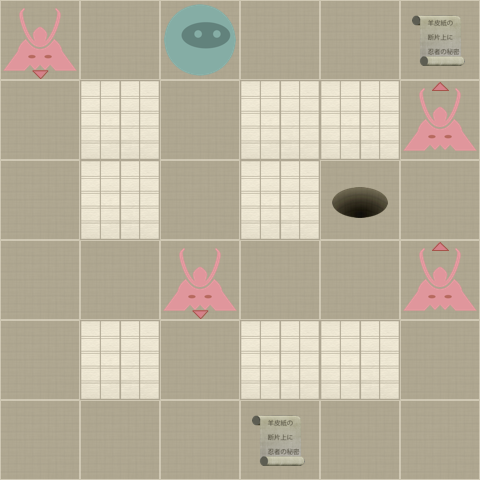

Below is a game level as drawn by its tile map, then a one-line description and the .tmx that defines it (tile-layer data replaced by summaries):
An orthogonal 6x6 tile map with 80x80 px tiles, 2 tile layers (Level, Actors).

<map version="1.0" orientation="orthogonal" width="6" height="6" tilewidth="80" tileheight="80">
 <properties>
  <property name="moves" value="10" />
 </properties>
 <tileset firstgid="1" name="tiles" tilewidth="80" tileheight="80" spacing="2" margin="2">
  <image source="tiles-hd.png" width="512" height="512" />
  <tile id="0">
   <properties>
    <property name="actor" value="exit" />
   </properties>
  </tile>
  <tile id="2">
   <properties>
    <property name="actor" value="guard" />
    <property name="direction" value="down" />
   </properties>
  </tile>
  <tile id="3">
   <properties>
    <property name="actor" value="guard" />
    <property name="direction" value="left" />
   </properties>
  </tile>
  <tile id="4">
   <properties>
    <property name="actor" value="guard" />
    <property name="direction" value="right" />
   </properties>
  </tile>
  <tile id="5">
   <properties>
    <property name="actor" value="guard" />
    <property name="direction" value="up" />
   </properties>
  </tile>
  <tile id="7">
   <properties>
    <property name="actor" value="player" />
   </properties>
  </tile>
  <tile id="8">
   <properties>
    <property name="actor" value="scroll" />
   </properties>
  </tile>
  <tile id="9">
   <properties>
    <property name="wall" value="1" />
   </properties>
  </tile>
 </tileset>
 <layer name="Level" width="6" height="6">
  <data>[36 cells, 36 non-empty, 2 distinct tile ids]</data>
 </layer>
 <layer name="Actors" width="6" height="6">
  <data>[36 cells, 8 non-empty, 5 distinct tile ids]</data>
 </layer>
</map>
